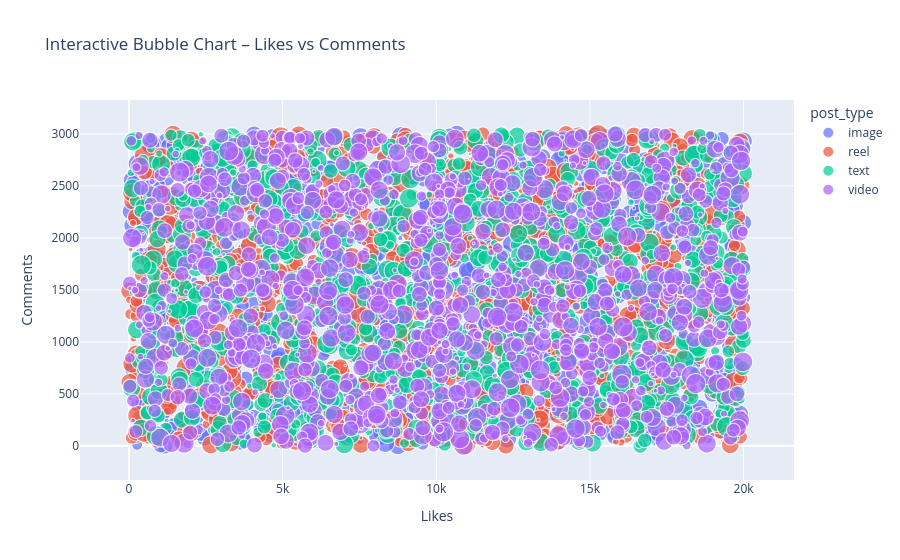

The cell this chart's notebook holds for it:
### Markdown cell above
<h4 style="color:blue;">6.9.3 Interactive Bubble Chart – Likes, Comments and Shares</h4>

### Code cell
fig = px.scatter(
    df,
    x='likes',
    y='comments',
    size='shares',
    color='post_type',
    hover_data=['country', 'sentiment'],
    title='Interactive Bubble Chart – Likes vs Comments',
    labels={
        'likes': 'Likes',
        'comments': 'Comments',
        'shares': 'Shares'
    }
)
fig.show()

### Figure 1 — Plotly figure (JSON) as saved in the notebook; plotly's stock layout.template omitted (floating-point values rounded to 4 significant figures; data arrays with more than 128 entries replaced by an {"elided": "..."} marker saying what was removed)
{"data": [{"customdata": {"elided": "1247x2 str values"}, "hovertemplate": "post_type=image<br>Likes=%{x}<br>Comments=%{y}<br>Shares=%{marker.size}<br>country=%{customdata[0]}<br>sentiment=%{customdata[1]}<extra></extra>", "legendgroup": "image", "marker": {"color": "#636efa", "size": {"elided": "1247 int values"}, "sizemode": "area", "sizeref": 4.997, "symbol": "circle"}, "mode": "markers", "name": "image", "showlegend": true, "type": "scattergl", "x": {"elided": "1247 int values"}, "xaxis": "x", "y": {"elided": "1247 int values"}, "yaxis": "y"}, {"customdata": {"elided": "1283x2 str values"}, "hovertemplate": "post_type=reel<br>Likes=%{x}<br>Comments=%{y}<br>Shares=%{marker.size}<br>country=%{customdata[0]}<br>sentiment=%{customdata[1]}<extra></extra>", "legendgroup": "reel", "marker": {"color": "#EF553B", "size": {"elided": "1283 int values"}, "sizemode": "area", "sizeref": 4.997, "symbol": "circle"}, "mode": "markers", "name": "reel", "showlegend": true, "type": "scattergl", "x": {"elided": "1283 int values"}, "xaxis": "x", "y": {"elided": "1283 int values"}, "yaxis": "y"}, {"customdata": {"elided": "1245x2 str values"}, "hovertemplate": "post_type=text<br>Likes=%{x}<br>Comments=%{y}<br>Shares=%{marker.size}<br>country=%{customdata[0]}<br>sentiment=%{customdata[1]}<extra></extra>", "legendgroup": "text", "marker": {"color": "#00cc96", "size": {"elided": "1245 int values"}, "sizemode": "area", "sizeref": 4.997, "symbol": "circle"}, "mode": "markers", "name": "text", "showlegend": true, "type": "scattergl", "x": {"elided": "1245 int values"}, "xaxis": "x", "y": {"elided": "1245 int values"}, "yaxis": "y"}, {"customdata": {"elided": "1225x2 str values"}, "hovertemplate": "post_type=video<br>Likes=%{x}<br>Comments=%{y}<br>Shares=%{marker.size}<br>country=%{customdata[0]}<br>sentiment=%{customdata[1]}<extra></extra>", "legendgroup": "video", "marker": {"color": "#ab63fa", "size": {"elided": "1225 int values"}, "sizemode": "area", "sizeref": 4.997, "symbol": "circle"}, "mode": "markers", "name": "video", "showlegend": true, "type": "scattergl", "x": {"elided": "1225 int values"}, "xaxis": "x", "y": {"elided": "1225 int values"}, "yaxis": "y"}], "layout": {"legend": {"itemsizing": "constant", "title": {"text": "post_type"}, "tracegroupgap": 0}, "title": {"text": "Interactive Bubble Chart – Likes vs Comments"}, "xaxis": {"anchor": "y", "domain": [0, 1], "title": {"text": "Likes"}}, "yaxis": {"anchor": "x", "domain": [0, 1], "title": {"text": "Comments"}}}}
